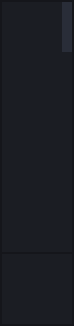
        <widget class="QFrame" name="frame_left_menu">
         <property name="maximumSize">
          <size>
           <width>70</width>
           <height>16777215</height>
          </size>
         </property>
         <property name="styleSheet">
          <string notr="true">background-color: rgb(27, 29, 35);</string>
         </property>
         <property name="frameShape">
          <enum>QFrame::StyledPanel</enum>
         </property>
         <property name="frameShadow">
          <enum>QFrame::Raised</enum>
         </property>
         <layout class="QVBoxLayout" name="verticalLayout_2">
          <property name="spacing">
           <number>0</number>
          </property>
          <property name="leftMargin">
           <number>0</number>
          </property>
          <property name="topMargin">
           <number>0</number>
          </property>
          <property name="rightMargin">
           <number>0</number>
          </property>
          <property name="bottomMargin">
           <number>0</number>
          </property>
          <item alignment="Qt::AlignTop">
           <widget class="QFrame" name="frame_menu">
            <property name="frameShape">
             <enum>QFrame::StyledPanel</enum>
            </property>
            <property name="frameShadow">
             <enum>QFrame::Raised</enum>
            </property>
            <layout class="QGridLayout" name="gridLayout_3">
             <property name="leftMargin">
              <number>0</number>
             </property>
             <property name="topMargin">
              <number>0</number>
             </property>
             <property name="rightMargin">
              <number>0</number>
             </property>
             <property name="bottomMargin">
              <number>0</number>
             </property>
             <property name="spacing">
              <number>0</number>
             </property>
             <item row="1" column="0">
              <widget class="QPushButton" name="btn_menuLung">
               <property name="sizePolicy">
                <sizepolicy hsizetype="Expanding" vsizetype="Fixed">
                 <horstretch>0</horstretch>
                 <verstretch>0</verstretch>
                </sizepolicy>
               </property>
               <property name="minimumSize">
                <size>
                 <width>0</width>
                 <height>50</height>
                </size>
               </property>
               <property name="styleSheet">
                <string notr="true">QPushButton {	
	border: none;
	background-color: transparent;
}
QPushButton:hover {
	background-color: rgb(52, 59, 72);
}
QPushButton:pressed {	
	background-color: rgb(85, 170, 255);
}</string>
               </property>
               <property name="text">
                <string/>
               </property>
               <property name="icon">
                <iconset resource="../9.07.2020 - design - mvp/demo_mvp/resource.qrc">
                 <normaloff>:/asset/asset/lungs-icon-11.png</normaloff>:/asset/asset/lungs-icon-11.png</iconset>
               </property>
               <property name="iconSize">
                <size>
                 <width>35</width>
                 <height>35</height>
                </size>
               </property>
              </widget>
             </item>
             <item row="4" column="0">
              <widget class="QPushButton" name="btn_menuDataBase">
               <property name="minimumSize">
                <size>
                 <width>0</width>
                 <height>50</height>
                </size>
               </property>
               <property name="styleSheet">
                <string notr="true">QPushButton {	
	border: none;
	background-color: transparent;
}
QPushButton:hover {
	background-color: rgb(52, 59, 72);
}
QPushButton:pressed {	
	background-color: rgb(85, 170, 255);
}</string>
               </property>
               <property name="text">
                <string/>
               </property>
               <property name="icon">
                <iconset resource="../9.07.2020 - design - mvp/demo_mvp/resource.qrc">
                 <normaloff>:/24x24/icons/24x24/cil-notes.png</normaloff>:/24x24/icons/24x24/cil-notes.png</iconset>
               </property>
               <property name="iconSize">
                <size>
                 <width>30</width>
                 <height>30</height>
                </size>
               </property>
              </widget>
             </item>
             <item row="0" column="0">
              <widget class="QPushButton" name="btn_menuInputInfor">
               <property name="minimumSize">
                <size>
                 <width>0</width>
                 <height>50</height>
                </size>
               </property>
               <property name="styleSheet">
                <string notr="true">QPushButton {	
	border: none;
	background-color: transparent;
}
QPushButton:hover {
	background-color: rgb(52, 59, 72);
}
QPushButton:pressed {	
	background-color: rgb(85, 170, 255);
}</string>
               </property>
               <property name="text">
                <string/>
               </property>
               <property name="icon">
                <iconset resource="../9.07.2020 - design - mvp/demo_mvp/resource.qrc">
                 <normaloff>:/24x24/icons/24x24/cil-medical-cross.png</normaloff>:/24x24/icons/24x24/cil-medical-cross.png</iconset>
               </property>
               <property name="iconSize">
                <size>
                 <width>35</width>
                 <height>35</height>
                </size>
               </property>
              </widget>
             </item>
             <item row="2" column="0">
              <widget class="QPushButton" name="btn_menuStomache">
               <property name="minimumSize">
                <size>
                 <width>0</width>
                 <height>50</height>
                </size>
               </property>
               <property name="styleSheet">
                <string notr="true">QPushButton {	
	border: none;
	background-color: transparent;
}
QPushButton:hover {
	background-color: rgb(52, 59, 72);
}
QPushButton:pressed {	
	background-color: rgb(85, 170, 255);
}</string>
               </property>
               <property name="text">
                <string/>
               </property>
               <property name="icon">
                <iconset resource="../9.07.2020 - design - mvp/demo_mvp/resource.qrc">
                 <normaloff>:/asset/asset/stomach-512.png</normaloff>:/asset/asset/stomach-512.png</iconset>
               </property>
               <property name="iconSize">
                <size>
                 <width>35</width>
                 <height>35</height>
                </size>
               </property>
               <property name="flat">
                <bool>false</bool>
               </property>
              </widget>
             </item>
             <item row="3" column="0">
              <widget class="QPushButton" name="btn_MenuCtScan">
               <property name="minimumSize">
                <size>
                 <width>0</width>
                 <height>50</height>
                </size>
               </property>
               <property name="styleSheet">
                <string notr="true">QPushButton {	
	border: none;
	background-color: transparent;
}
QPushButton:hover {
	background-color: rgb(52, 59, 72);
}
QPushButton:pressed {	
	background-color: rgb(85, 170, 255);
}</string>
               </property>
               <property name="text">
                <string/>
               </property>
               <property name="icon">
                <iconset resource="../9.07.2020 - design - mvp/demo_mvp/resource.qrc">
                 <normaloff>:/asset/asset/ct-scan.png</normaloff>:/asset/asset/ct-scan.png</iconset>
               </property>
               <property name="iconSize">
                <size>
                 <width>30</width>
                 <height>30</height>
                </size>
               </property>
              </widget>
             </item>
             <item row="0" column="1">
              <widget class="QLabel" name="label_btn_menuInputInfor">
               <property name="minimumSize">
                <size>
                 <width>10</width>
                 <height>0</height>
                </size>
               </property>
               <property name="styleSheet">
                <string notr="true">background-color: rgb(41, 45, 56);</string>
               </property>
               <property name="text">
                <string/>
               </property>
              </widget>
             </item>
             <item row="1" column="1">
              <widget class="QLabel" name="label_btn_menuLung">
               <property name="minimumSize">
                <size>
                 <width>10</width>
                 <height>0</height>
                </size>
               </property>
               <property name="text">
                <string/>
               </property>
              </widget>
             </item>
             <item row="2" column="1">
              <widget class="QLabel" name="label_btn_menuStomache">
               <property name="minimumSize">
                <size>
                 <width>10</width>
                 <height>0</height>
                </size>
               </property>
               <property name="text">
                <string/>
               </property>
              </widget>
             </item>
             <item row="3" column="1">
              <widget class="QLabel" name="label_btn_MenuCtScan">
               <property name="minimumSize">
                <size>
                 <width>10</width>
                 <height>0</height>
                </size>
               </property>
               <property name="text">
                <string/>
               </property>
              </widget>
             </item>
             <item row="4" column="1">
              <widget class="QLabel" name="label_btn_menuDataBase">
               <property name="minimumSize">
                <size>
                 <width>10</width>
                 <height>0</height>
                </size>
               </property>
               <property name="text">
                <string/>
               </property>
              </widget>
             </item>
            </layout>
           </widget>
          </item>
          <item alignment="Qt::AlignBottom">
           <widget class="QFrame" name="frame_about">
            <property name="frameShape">
             <enum>QFrame::StyledPanel</enum>
            </property>
            <property name="frameShadow">
             <enum>QFrame::Raised</enum>
            </property>
            <layout class="QVBoxLayout" name="verticalLayout_4">
             <property name="spacing">
              <number>0</number>
             </property>
             <property name="leftMargin">
              <number>0</number>
             </property>
             <property name="topMargin">
              <number>0</number>
             </property>
             <property name="rightMargin">
              <number>0</number>
             </property>
             <property name="bottomMargin">
              <number>0</number>
             </property>
             <item>
              <widget class="QPushButton" name="btn_about">
               <property name="minimumSize">
                <size>
                 <width>70</width>
                 <height>70</height>
                </size>
               </property>
               <property name="styleSheet">
                <string notr="true">QPushButton {	
	border: none;
	background-color: transparent;
}
QPushButton:hover {
	background-color: rgb(52, 59, 72);
}
QPushButton:pressed {	
	background-color: rgb(85, 170, 255);
}</string>
               </property>
               <property name="text">
                <string/>
               </property>
               <property name="icon">
                <iconset resource="../9.07.2020 - design - mvp/demo_mvp/resource.qrc">
                 <normaloff>:/24x24/icons/24x24/cil-options.png</normaloff>:/24x24/icons/24x24/cil-options.png</iconset>
               </property>
               <property name="iconSize">
                <size>
                 <width>35</width>
                 <height>35</height>
                </size>
               </property>
              </widget>
             </item>
            </layout>
           </widget>
          </item>
         </layout>
        </widget>
